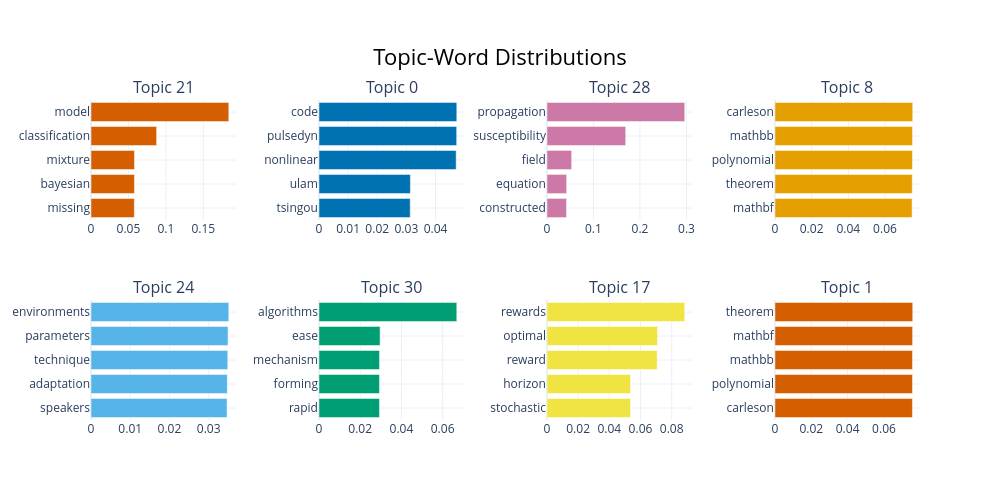

Here is the notebook cell this chart was saved with:
### Code cell
best_model.visualize_topic(top_n=8)

### Figure 1 — Plotly figure (JSON) as saved in the notebook; plotly's stock layout.template omitted (floating-point values rounded to 4 significant figures)
{"data": [{"marker": {"color": "#D55E00"}, "orientation": "h", "x": [0.05787, 0.05802, 0.05808, 0.08765, 0.1841], "y": ["missing", "bayesian", "mixture", "classification", "model"], "type": "bar", "xaxis": "x", "yaxis": "y"}, {"marker": {"color": "#0072B2"}, "orientation": "h", "x": [0.03131, 0.03137, 0.04708, 0.04726, 0.04729], "y": ["tsingou", "ulam", "nonlinear", "pulsedyn", "code"], "type": "bar", "xaxis": "x2", "yaxis": "y2"}, {"marker": {"color": "#CC79A7"}, "orientation": "h", "x": [0.04217, 0.04235, 0.05308, 0.1693, 0.2963], "y": ["constructed", "equation", "field", "susceptibility", "propagation"], "type": "bar", "xaxis": "x3", "yaxis": "y3"}, {"marker": {"color": "#E69F00"}, "orientation": "h", "x": [0.07475, 0.07485, 0.07497, 0.07499, 0.07512], "y": ["mathbf", "theorem", "polynomial", "mathbb", "carleson"], "type": "bar", "xaxis": "x4", "yaxis": "y4"}, {"marker": {"color": "#56B4E9"}, "orientation": "h", "x": [0.03469, 0.03475, 0.03488, 0.03495, 0.03514], "y": ["speakers", "adaptation", "technique", "parameters", "environments"], "type": "bar", "xaxis": "x5", "yaxis": "y5"}, {"marker": {"color": "#009E73"}, "orientation": "h", "x": [0.02934, 0.02935, 0.02936, 0.02965, 0.06688], "y": ["rapid", "forming", "mechanism", "ease", "algorithms"], "type": "bar", "xaxis": "x6", "yaxis": "y6"}, {"marker": {"color": "#F0E442"}, "orientation": "h", "x": [0.05356, 0.05358, 0.07069, 0.07096, 0.08839], "y": ["stochastic", "horizon", "reward", "optimal", "rewards"], "type": "bar", "xaxis": "x7", "yaxis": "y7"}, {"marker": {"color": "#D55E00"}, "orientation": "h", "x": [0.07564, 0.07566, 0.07568, 0.07574, 0.07581], "y": ["carleson", "polynomial", "mathbb", "mathbf", "theorem"], "type": "bar", "xaxis": "x8", "yaxis": "y8"}], "layout": {"xaxis": {"anchor": "y", "domain": [0.0, 0.175], "showgrid": true}, "yaxis": {"anchor": "x", "domain": [0.625, 1.0], "showgrid": true}, "xaxis2": {"anchor": "y2", "domain": [0.275, 0.45], "showgrid": true}, "yaxis2": {"anchor": "x2", "domain": [0.625, 1.0], "showgrid": true}, "xaxis3": {"anchor": "y3", "domain": [0.55, 0.725], "showgrid": true}, "yaxis3": {"anchor": "x3", "domain": [0.625, 1.0], "showgrid": true}, "xaxis4": {"anchor": "y4", "domain": [0.825, 1.0], "showgrid": true}, "yaxis4": {"anchor": "x4", "domain": [0.625, 1.0], "showgrid": true}, "xaxis5": {"anchor": "y5", "domain": [0.0, 0.175], "showgrid": true}, "yaxis5": {"anchor": "x5", "domain": [0.0, 0.375], "showgrid": true}, "xaxis6": {"anchor": "y6", "domain": [0.275, 0.45], "showgrid": true}, "yaxis6": {"anchor": "x6", "domain": [0.0, 0.375], "showgrid": true}, "xaxis7": {"anchor": "y7", "domain": [0.55, 0.725], "showgrid": true}, "yaxis7": {"anchor": "x7", "domain": [0.0, 0.375], "showgrid": true}, "xaxis8": {"anchor": "y8", "domain": [0.825, 1.0], "showgrid": true}, "yaxis8": {"anchor": "x8", "domain": [0.0, 0.375], "showgrid": true}, "annotations": [{"font": {"size": 16}, "showarrow": false, "text": "Topic 21", "x": 0.0875, "xanchor": "center", "xref": "paper", "y": 1.0, "yanchor": "bottom", "yref": "paper"}, {"font": {"size": 16}, "showarrow": false, "text": "Topic 0", "x": 0.3625, "xanchor": "center", "xref": "paper", "y": 1.0, "yanchor": "bottom", "yref": "paper"}, {"font": {"size": 16}, "showarrow": false, "text": "Topic 28", "x": 0.6375, "xanchor": "center", "xref": "paper", "y": 1.0, "yanchor": "bottom", "yref": "paper"}, {"font": {"size": 16}, "showarrow": false, "text": "Topic 8", "x": 0.9125, "xanchor": "center", "xref": "paper", "y": 1.0, "yanchor": "bottom", "yref": "paper"}, {"font": {"size": 16}, "showarrow": false, "text": "Topic 24", "x": 0.0875, "xanchor": "center", "xref": "paper", "y": 0.375, "yanchor": "bottom", "yref": "paper"}, {"font": {"size": 16}, "showarrow": false, "text": "Topic 30", "x": 0.3625, "xanchor": "center", "xref": "paper", "y": 0.375, "yanchor": "bottom", "yref": "paper"}, {"font": {"size": 16}, "showarrow": false, "text": "Topic 17", "x": 0.6375, "xanchor": "center", "xref": "paper", "y": 0.375, "yanchor": "bottom", "yref": "paper"}, {"font": {"size": 16}, "showarrow": false, "text": "Topic 1", "x": 0.9125, "xanchor": "center", "xref": "paper", "y": 0.375, "yanchor": "bottom", "yref": "paper"}], "title": {"font": {"size": 22, "color": "Black"}, "text": "Topic-Word Distributions", "x": 0.5, "xanchor": "center", "yanchor": "top"}, "hoverlabel": {"font": {"size": 16, "family": "Rockwell"}, "bgcolor": "white"}, "showlegend": false, "width": 1000, "height": 500}}
